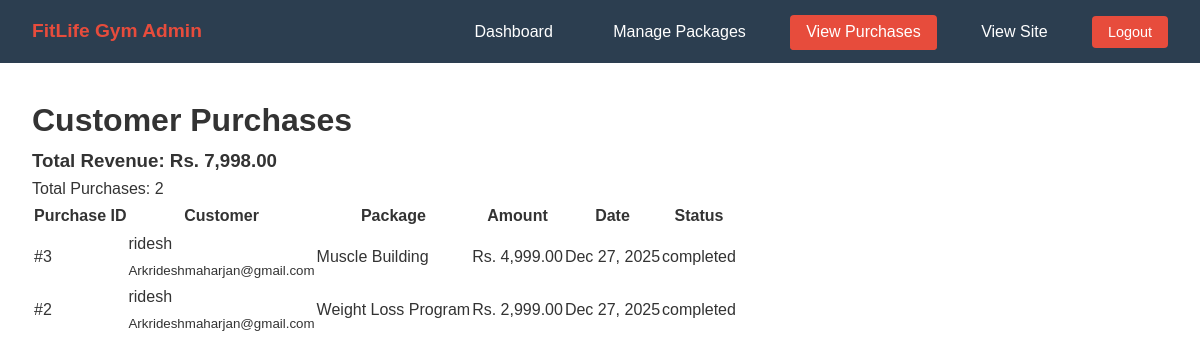
Before: /admin/view-purchases.php (signed in) with the older database file.
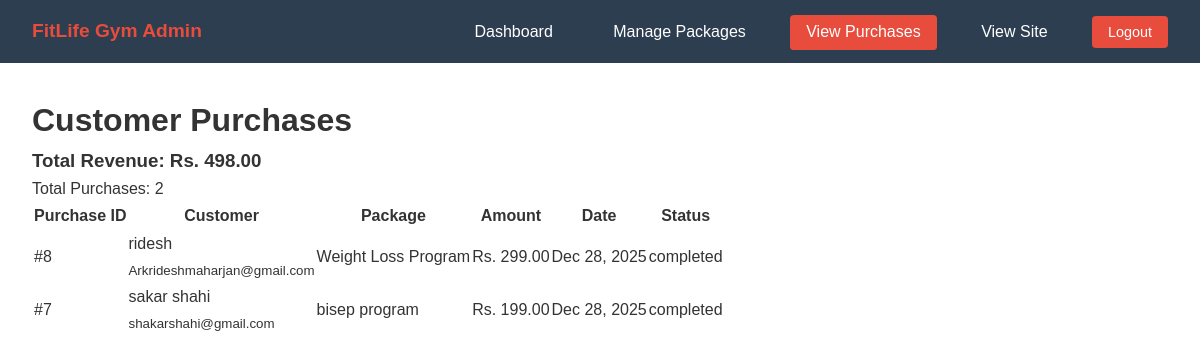
After: the same page with the newer database file.
### tables this page shows
CREATE TABLE `purchases` (
  `id` int(11) NOT NULL,
  `user_id` int(11) NOT NULL,
  `package_id` int(11) NOT NULL,
  `purchase_date` timestamp NOT NULL DEFAULT current_timestamp(),
  `amount` decimal(10,2) NOT NULL,
  `status` enum('pending','completed') DEFAULT 'completed',
  `is_active` tinyint(1) DEFAULT 1,
  `deleted_at` timestamp NULL DEFAULT NULL
);

CREATE TABLE `users` (
  `id` int(11) NOT NULL,
  `full_name` varchar(100) NOT NULL,
  `email` varchar(100) NOT NULL,
  `phone` varchar(15) DEFAULT NULL,
  `password` varchar(255) NOT NULL,
  `created_at` timestamp NOT NULL DEFAULT current_timestamp(),
  `role` enum('user','admin') DEFAULT 'user'
);

CREATE TABLE `packages` (
  `id` int(11) NOT NULL,
  `name` varchar(255) NOT NULL,
  `description` text DEFAULT NULL,
  `price` decimal(10,2) NOT NULL,
  `duration` varchar(100) DEFAULT NULL,
  `category` varchar(50) DEFAULT NULL,
  `created_by` int(11) NOT NULL,
  `created_at` timestamp NOT NULL DEFAULT current_timestamp()
);

### admin/view-purchases.php (the view, shortened to what this page needs)
<?php
require_once '../includes/database.php';
$stmt = $pdo->query("
    SELECT p.*, u.full_name as customer_name, u.email,
           pk.name as package_name, pk.price,
           CASE WHEN p.is_active = 1 THEN 'active' ELSE 'removed' END as display_status
    FROM purchases p
    JOIN users u ON p.user_id = u.id
    JOIN packages pk ON p.package_id = pk.id
    ORDER BY p.purchase_date DESC
");
$purchases = $stmt->fetchAll();
$revenue_stmt = $pdo->query("SELECT SUM(amount) as total FROM purchases WHERE status = 'completed'");
$revenue = $revenue_stmt->fetch()['total'] ?? 0;
?>
<!DOCTYPE html>
<html>
<head>
    <link rel="stylesheet" href="../css/style.css">
</head>
<body>
    <?php include 'admin-nav.php'; ?>
    <div class="manage-container">
        <h1>Customer Purchases</h1>
        <div class="stats-card">
            <h3>Total Revenue: Rs. <?php echo number_format($revenue, 2); ?></h3>
            <p>Total Purchases: <?php echo count($purchases); ?></p>
        </div>
        <div class="purchases-table">
            <?php if (empty($purchases)): ?>
                <p>No purchases yet.</p>
            <?php else: ?>
                <table>
                    <thead>
                        <tr>
                            <th>Purchase ID</th>
                            <th>Customer</th>
                            <th>Package</th>
                            <th>Amount</th>
                            <th>Date</th>
                            <th>Status</th>
                        </tr>
                    </thead>
                    <tbody>
                        <?php foreach ($purchases as $purchase): ?>
                        <tr>
                            <td>#<?php echo $purchase['id']; ?></td>
                            <td>
                                <?php echo htmlspecialchars($purchase['customer_name']); ?><br>
                                <small><?php echo htmlspecialchars($purchase['email']); ?></small>
                            </td>
                            <td><?php echo htmlspecialchars($purchase['package_name']); ?></td>
                            <td>Rs. <?php echo number_format($purchase['amount'], 2); ?></td>
                            <td><?php echo date('M d, Y', strtotime($purchase['purchase_date'])); ?></td>
                            <td>
                                <span class="status-badge <?php echo $purchase['status']; ?>">
                                    <?php echo $purchase['status']; ?>
                                </span>
                            </td>
                        </tr>
                        <?php endforeach; ?>
                    </tbody>
                </table>
            <?php endif; ?>
        </div>
    </div>
</body>
</html>

### admin/admin-nav.php
<nav class="admin-nav">
    <div class="logo">FitLife Gym Admin</div>
    <div class="nav-links">
        <?php
        $current_page = basename($_SERVER['PHP_SELF']);
        ?>
        <a href="dashboard.php" class="<?php echo $current_page == 'dashboard.php' ? 'active' : ''; ?>">Dashboard</a>
        <a href="manage-packages.php" class="<?php echo $current_page == 'manage-packages.php' ? 'active' : ''; ?>">Manage Packages</a>
        <a href="view-purchases.php" class="<?php echo $current_page == 'view-purchases.php' ? 'active' : ''; ?>">View Purchases</a>
        <a href="../index.php">View Site</a>
        <a href="../user/logout.php" class="logout-btn">Logout</a>
    </div>
</nav>

### css/style.css (style rules this page uses)
* { margin: 0; padding: 0; box-sizing: border-box; }
body { font-family: Arial, sans-serif; line-height: 1.6; color: #333; }
nav { background: #2c3e50; color: white; padding: 1rem 2rem; display: flex; justify-content: space-between; align-items: center; }
.logo { font-size: 1.5rem; font-weight: bold; color: #e74c3c; }
.nav-links a { color: white; text-decoration: none; margin-left: 1.5rem; padding: 0.5rem; }
.nav-links a:hover, .nav-links a.active { color: #e74c3c; border-bottom: 2px solid #e74c3c; }
.admin-nav { background: #2c3e50; padding: 1rem 2rem; color: white; display: flex; justify-content: space-between; align-items: center; }
.admin-nav .logo { font-size: 1.2rem; font-weight: bold; color: #e74c3c; }
.admin-nav .nav-links a { color: white; text-decoration: none; margin-left: 1.5rem; padding: 0.5rem 1rem; border-radius: 4px; }
.admin-nav .nav-links a:hover, .admin-nav .nav-links a.active { background: #e74c3c; }
.logout-btn { background: #c0392b; padding: 0.5rem 1rem; }
.admin-nav { background: #2c3e50; padding: 1rem 2rem; display: flex; justify-content: space-between; align-items: center; }
.logout-btn { background: #e74c3c; color: white; border: none; padding: 0.5rem 1rem; border-radius: 5px; cursor: pointer; font-size: 0.9rem; }
.manage-container { padding: 2rem; max-width: 1200px; margin: 0 auto; }

Changed rows visible on the page:
removed purchases: id "3", user.full_name "ridesh", user.email "Arkrideshmaharjan@gmail.com", package.name "Muscle Building", amount "4,999.00", purchase_date "Dec 27, 2025", status "completed"
removed purchases: id "2", user.full_name "ridesh", user.email "Arkrideshmaharjan@gmail.com", package.name "Weight Loss Program", amount "2,999.00", purchase_date "Dec 27, 2025", status "completed"
added purchases: id "8", user.full_name "ridesh", user.email "Arkrideshmaharjan@gmail.com", package.name "Weight Loss Program", amount "299.00", purchase_date "Dec 28, 2025", status "completed"
added purchases: id "7", user.full_name "sakar shahi", user.email "shakarshahi@gmail.com", package.name "bisep program", amount "199.00", purchase_date "Dec 28, 2025", status "completed"
Other visible differences:
$revenue: "7,998.00" → "498.00"
